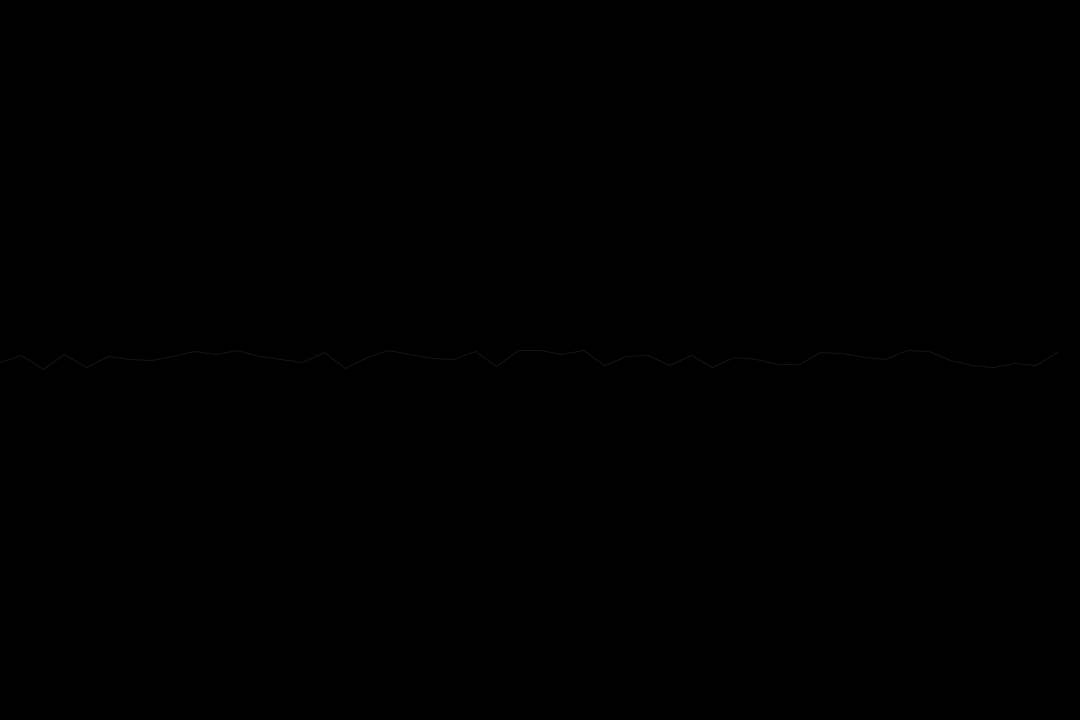
Frame 1 (no input)
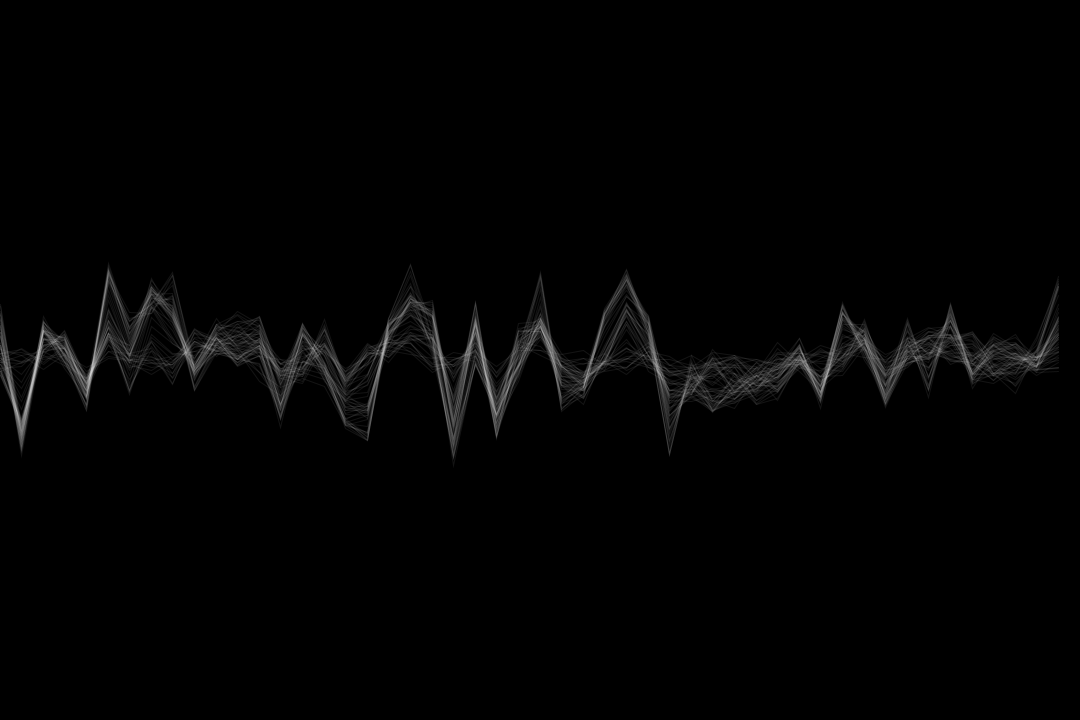
Frame 60 (the mouse pressed at the canvas centre just before this capture)
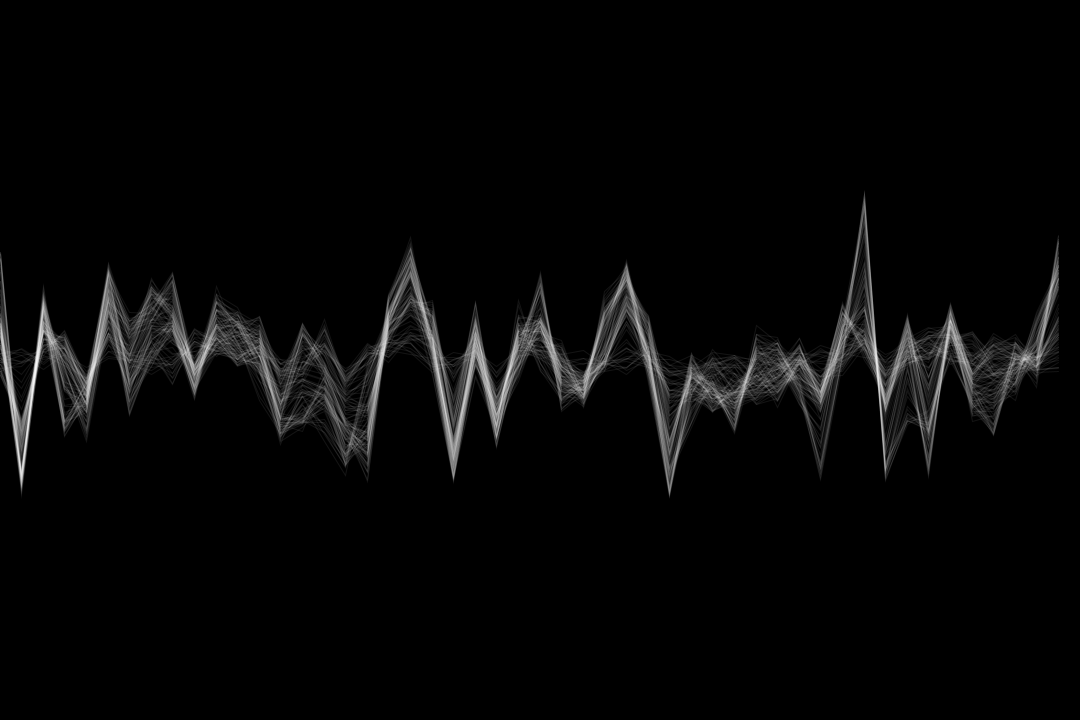
Frame 120 (the mouse held since frame 60 and released just before this capture)

The Processing sketch that drew these frames (run headless with seeded random() and noise(); from frame 60 on, the mouse is pressed at the canvas centre):

// Processing sketch: StraightLineEvolution
// ── StraightLineEvolution.pde
PVector[] pts;

void setup() {
  size(1080, 720);
  pts = new PVector[50];
  initPoints();

  stroke(255, 20);
  strokeWeight(1);
  noFill();
  background(0);
}

void draw() {

  push();
  translate(0, height/2);
  // update the points
  for (int i = 0; i < pts.length; i++) {
    PVector perturbation = new PVector(0, random(-10, 10));
    constrain(pts[i].y, -height/2, height/2);
    pts[i].add(perturbation);
  }

  // draw the lines
  beginShape();
  for (PVector p : pts) {
    vertex(p.x, p.y);
  }
  endShape();
  pop();
}

void initPoints() {
  for (int i = 0; i < pts.length; i++) {
    pts[i] = new PVector(i*width/pts.length, 0);
  }
}

void keyPressed() {
  if (keyCode == ' ') {
    background(0);
    initPoints();
  }
}
